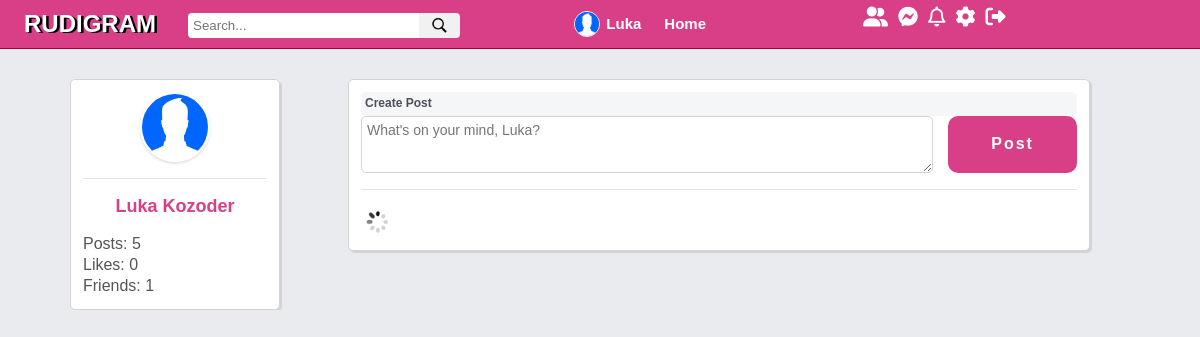
Screenshot of / (signed in) with the database file from the repository.
### tables this page shows
CREATE TABLE `users` (
  `id` int(11) NOT NULL,
  `firstName` varchar(30) NOT NULL,
  `lastName` varchar(30) NOT NULL,
  `username` varchar(100) NOT NULL,
  `email` varchar(100) NOT NULL,
  `password` varchar(255) NOT NULL,
  `signUpDate` datetime NOT NULL,
  `profilePic` varchar(255) NOT NULL,
  `numPosts` int(11) NOT NULL,
  `numLikes` int(11) NOT NULL,
  `userClosed` varchar(3) NOT NULL,
  `friendArray` text NOT NULL
);

### includes/classes/User.php (called while the page is built, shortened)
<?php
class User {
   private $firstName;
   private $lastName;
   private $profilePic;
   private $numPosts;
   private $numLikes;
   private $friendArray;
   public function __construct($con, $username) {
      $this->con = $con;
      $this->username = $username;
      $query = mysqli_query($this->con, "SELECT * FROM users WHERE username='$this->username'");
      $this->userData = mysqli_fetch_array($query);
      $this->firstName = $this->userData['firstName'];
      $this->profilePic = $this->userData['profilePic'];
      $this->lastName = $this->userData['lastName'];
      $this->numPosts = $this->userData['numPosts'];
      $this->numLikes = $this->userData['numLikes'];
      $this->friendArray = $this->userData['friendArray'];
   }
   public function getFirstName() {
      return $this->firstName;
   }
   public function getFirstAndLastName() {
      return $this->firstName . " " . $this->lastName;
   }
   public function getProfilePic() {
      return $this->profilePic;
   }
   public function getNumberOfPosts() {
      return $this->numPosts;
   }
   public function getNumberOfLikes() {
      return $this->numLikes;
   }
   public function getNumberOfFriends() {
      $num = substr_count($this->friendArray, ",");
      $num = $num - 1;
      return $num;
   }
}
?>

### includes/userDetailsContainer.php (the view)
<div class="userDetailsContainer column">
   <div class="userImage">
      <a href="<?php echo $userLoggedIn; ?>">
         <img src="<?php echo $user->getProfilePic(); ?>" alt="userPic">
      </a>
   </div>
   <hr>
   <div class="userInfo">
      <a href="<?php echo $userLoggedIn; ?>">
         <?php echo $user->getFirstAndLastName(); ?><br>
      </a>
      <p>
         Posts: <?php echo $user->getNumberOfPosts(); ?><br>
         Likes: <?php echo $user->getNumberOfLikes(); ?><br>
         Friends: <?php echo $user->getNumberOfFriends(); ?>
      </p>
   </div>
</div>

### includes/navbar.php
<nav id="navbar">
   <h1 class="logo"><a href="index.php">RUDIGRAM</a></h1>
   <div class="searchBar">
      <form action="search.php" method="GET" name="searchForm">
         <input type="text" name="searchInput" id="searchInput" placeholder="Search...">
         <div class="btnHolder">
            <img src="assets/images/icons/search.png" alt="search">
         </div>
      </form>
   </div>
   <div class="userOptions">
      <div class="profileIcon">
         <a href="<?php echo $userLoggedIn; ?>">
            <img src="<?php echo $user->getProfilePic(); ?>" alt="user picture">
            <span class="userName"><?php echo $user->getFirstName(); ?></span>
         </a>
      </div>
      <div class="homeIcon">
         <a href="index.php">Home</a>
      </div>
      <div class="socialButtons">
         <a href="#">
            <i class="fas fa-user-friends fa-lg"></i>
         </a>
         <a href="#">
            <i class="fab fa-facebook-messenger fa-lg"></i>
         </a>
         <a href="#">
            <i class="far fa-bell fa-lg"></i>
         </a>
         <a href="settings.php">
            <i class="fas fa-cog fa-lg"></i>
         </a>
         <a href="includes/handlers/logout.php">
            <i class="fas fa-sign-out-alt fa-lg"></i>
         </a>
      </div>
   </div>
</nav>

### includes/newsfeedContainer.php (shortened to what this page needs)
<div class="newsfeedContainer column">
   <div class="statusFormContainer">
      <div class="statusFormHeader">
         <span>Create Post</span>
      </div>
      <form id="statusForm" action="index.php" method="POST">
         <textarea name="statusInput" id="statusInput" placeholder="What's on your mind, <?php echo $user->getFirstName(); ?>?" required=""></textarea>
         <input type="submit" class="statusBtn" name="statusBtn" value="Post">
      </form>
      <hr>
   </div>
   <img src='assets/images/icons/loading.gif' id='loadingGif'>
</div>

### assets/css/style.css (style rules this page uses)
* { margin: 0; padding: 0; box-sizing: border-box; }
html, body { font-family: Arial, Helvetica, sans-serif; background: #e9ebee; line-height: 1.3; }
a { text-decoration: none; }
.column { background: #fff; border: 1px solid #D3D3D3; padding: 0.75rem; border-radius: 5px; box-shadow: 2px 2px 1px #D3D3D3; color: #555; }
hr { margin-top: 1rem; margin-bottom: 1rem; border: 0; border-top: 1px solid rgba(0, 0, 0, 0.1); }
#navbar { width: 100%; position: fixed; top: 0; background: #d83f87; overflow: hidden; color: #fff; padding: 0.5rem; display: flex; flex-direction: row; z-index: 100; align-items: center; border-bottom: 1px solid #a7014e; }
.logo a { font-family: 'Bellota-LightItalic', sans-serif; color: #fff; text-shadow: #000 2.5px 0.5px 0px; font-size: 1.5rem; margin-left: 1rem; }
#navbar .searchBar form { display: flex; }
#navbar .searchBar { width: 23%; margin-left: 2rem; min-width: 150px; }
#navbar .searchBar form { display: flex; width: 100%; }
#navbar .searchBar form #searchInput { width: 85%; height: 25px; align-self: center; border: none; margin-top: 3px; padding-left: 5px; border-top-left-radius: 4px; border-bottom-left-radius: 4px; outline: none; }
#navbar .searchBar form .btnHolder { width: 15%; height: 25px; align-self: center; background: #f1f1f1; margin-top: 3px; border-top-right-radius: 4px; border-bottom-right-radius: 4px; text-align: center; display: flex; justify-content: center; align-items: center; }
#navbar .searchBar form .btnHolder img { width: 17px; height: 17px; cursor: pointer; }
#navbar .userOptions { display: flex; margin-left: 7rem; align-items: center; width: 37%; }
#navbar .userOptions .profileIcon { height: 2rem; }
#navbar .userOptions .profileIcon a { display: inline-block; height: 100%; display: flex; align-items: center; justify-content: center; text-align: center; padding: 2px 8px 2px 2px; border-radius: 3px; }
.profileIcon a img { width: 26px; height: 26px; border-radius: 50%; margin-right: 6px; border: 1px solid #fff; }
#navbar .userOptions .profileIcon a span { font-size: 15px; font-weight: bold; white-space: nowrap; color: #fff; }
#navbar .userOptions .homeIcon { height: 2rem; }
#navbar .userOptions .homeIcon a { height: 100%; display: flex; align-items: center; justify-content: center; text-align: center; padding: 10px 15px; border-radius: 3px; color: #fff; font-weight: bold; font-size: 15px; }
#navbar .socialButtons { height: 2rem; display: flex; align-items: center; margin-left: auto; }
#navbar .socialButtons a { color: #fff; margin: 0 5px; height: 100%; transition: 0.25s ease; }
#navbar .socialButtons a i { margin-top: 8px; }
.userDetailsContainer { width: 210px; float: left; }
.userDetailsContainer .userImage { text-align: center; }
.userDetailsContainer .userImage a { display: block; width: 70px; height: 70px; margin: 0 auto; }
.userDetailsContainer .userImage a img { border-radius: 50%; width: 100%; border: 2px solid #fff; box-shadow: inset 0 1.5px 3px 0 rgba(0,0,0,.15), 0 1.5px 3px 0 rgba(0,0,0,.15); }
.userDetailsContainer .userInfo { margin-top: 1rem; }
.userDetailsContainer .userInfo a { font-size: 18px; display: block; text-align: center; color: #191919; font-weight: bold; color: #d83f87; }
.userDetailsContainer .userInfo p { margin-top: 1rem; }
.userDetailsContainer hr { margin-top: 1rem; margin-bottom: 1rem; border: 0; border-top: 1px solid rgba(0, 0, 0, 0.1); }
.newsfeedContainer { float: right; width: 70%; margin-right: 40px; min-height: 170px; z-index: -1; }
.newsfeedContainer .statusFormHeader { width: 100%; background: #f5f6f7; border-radius: 5px; }
.newsfeedContainer .statusFormHeader span { font-size: 12px; font-family: inherit; font-weight: bold; color: #4b4f56; display: inline-block; padding: 4px 6px 4px 4px; }
.newsfeedContainer #statusForm { width: 100%; display: flex; }
.newsfeedContainer #statusForm textarea { width: 80%; height: 57px; padding: 5px; font-family: inherit; outline: none; border: 1px solid #D3D3D3; border-radius: 5px; font-size: 14px; }
.newsfeedContainer #statusForm .statusBtn { width: 18%; border: none; color: #fff; background: #d83f87; padding: 0.5rem 2rem; border-radius: 10px; font-size: 1rem; font-weight: bold; letter-spacing: 2px; margin-left: 15px; cursor: pointer; transition: 0.2s all ease; }
img#loadingGif, img#profileLoadingGif { display: none; margin: 0 auto; }

### rows the page displays
users: profilePic (picture), firstName "Luka", $user->getFirstAndLastName() "Luka Kozoder", numPosts "5", numLikes "0", statusInput "What's on your mind, Luka?"

### other values shown
$user->getNumberOfFriends() "1"
